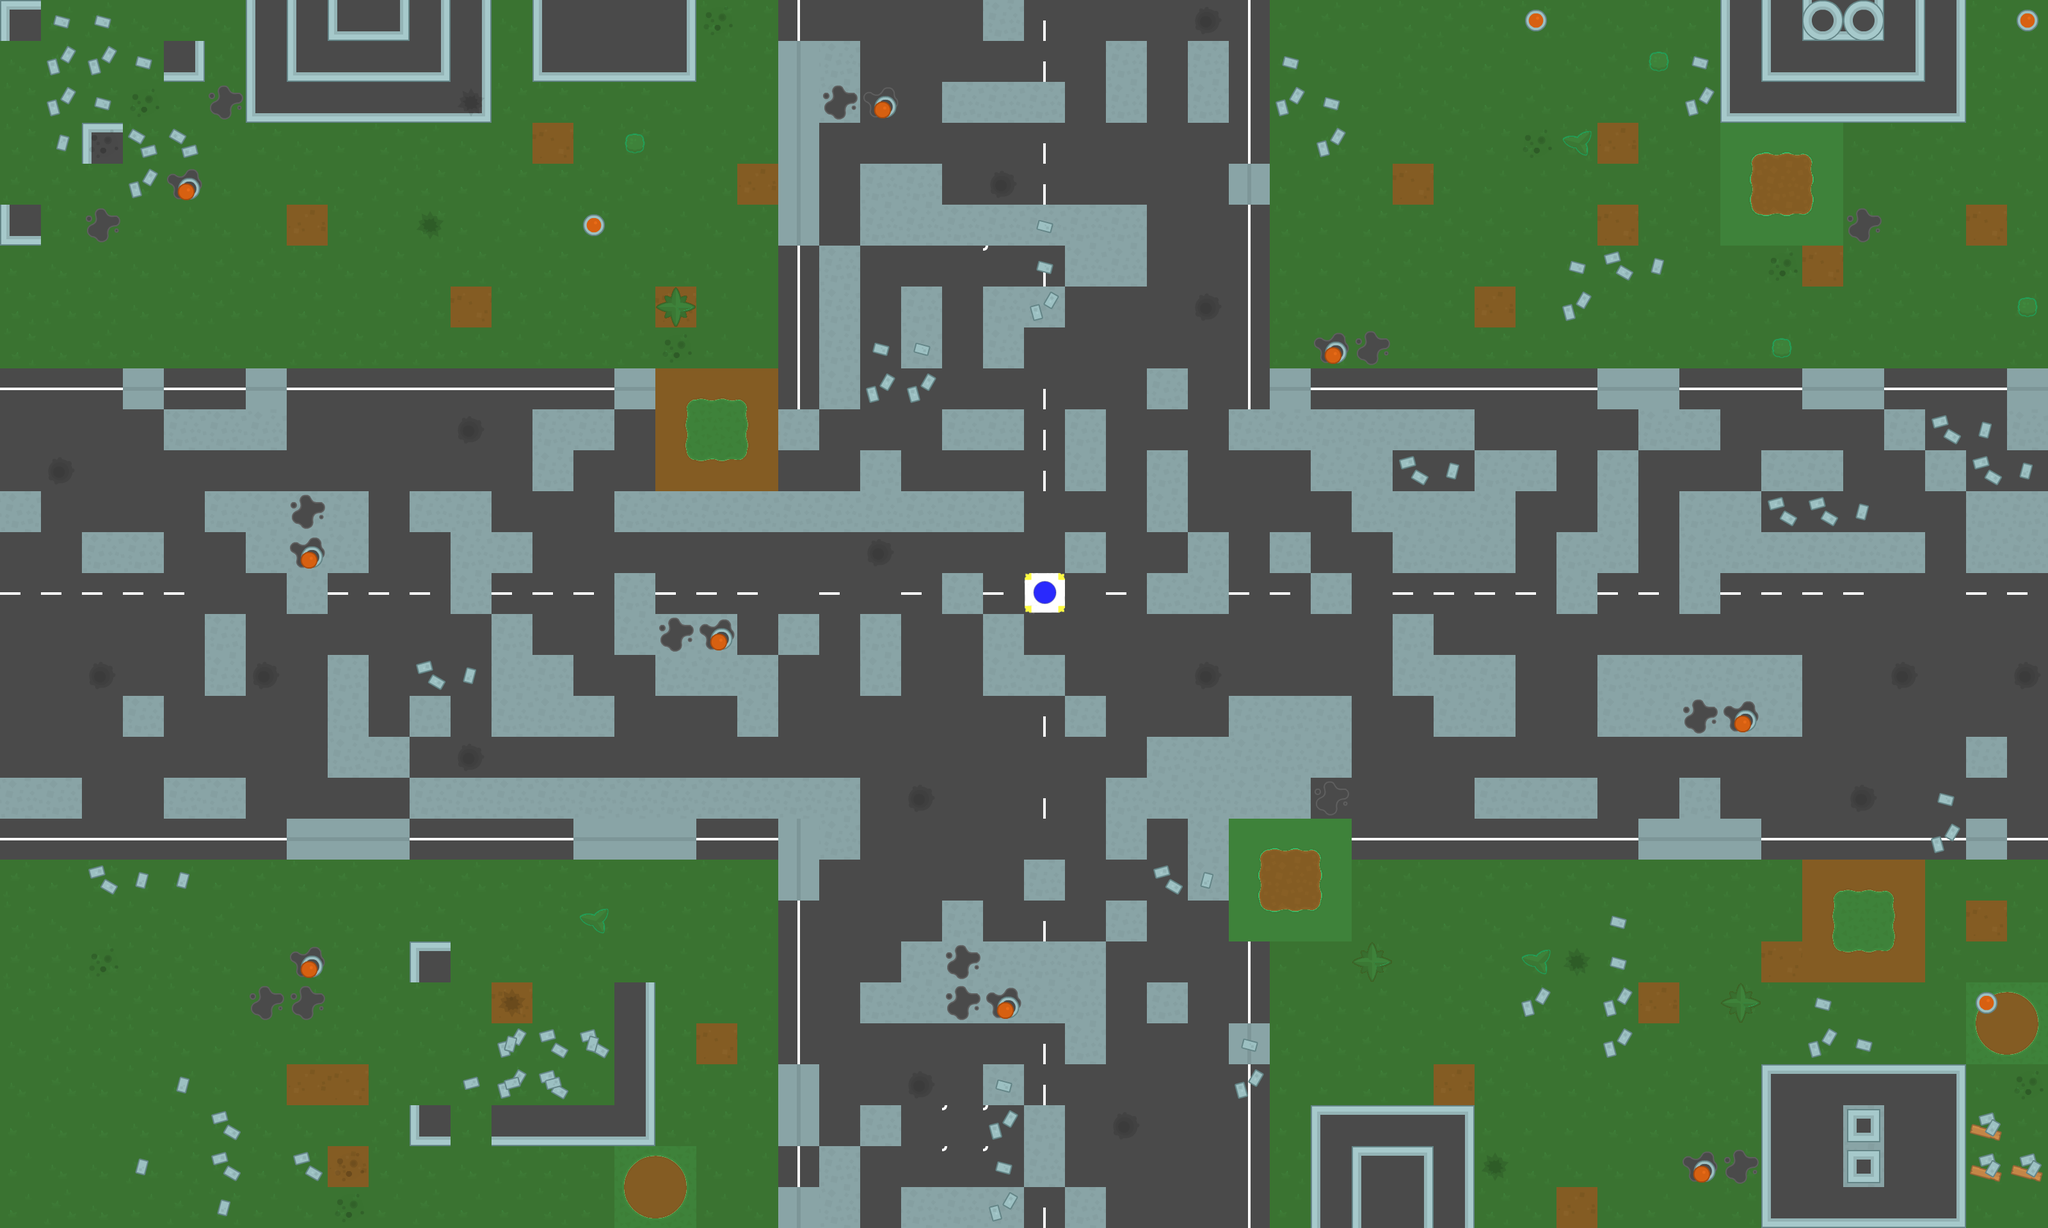

A level layout from a 2D game, rendered from its tile map. Below: a short description, then the map file with tile-grid data replaced by summaries:
An orthogonal 50x30 tile map with 64x64 px tiles, 4 tile layers (Слой тайлов 4, Слой тайлов 2, Слой тайлов 3, Слой тайлов 4), 3 tilesets and 31 objects (17x wall, 6x mob_2, 5x mob_1, 2x health, player).

<map version="1.5" tiledversion="1.5.0" orientation="orthogonal" renderorder="right-down" width="50" height="30" tilewidth="64" tileheight="64" infinite="0" nextlayerid="8" nextobjectid="36">
 <tileset firstgid="1" source="spritesheet_tiles9.tsx" />
 <tileset firstgid="541" source="towerDefense_tilesheet.tsx" />
 <tileset firstgid="840" source="машина.tsx" />
 <layer id="7" name="Слой тайлов 4" width="50" height="30">
  <data>[1500 cells, 15 non-empty, 1 distinct tile ids]</data>
 </layer>
 <layer id="2" name="Слой тайлов 2" width="50" height="30">
  <data>[1500 cells, 1500 non-empty, 44 distinct tile ids]</data>
 </layer>
 <layer id="3" name="Слой тайлов 3" width="50" height="30">
  <data>[1500 cells, 165 non-empty, 23 distinct tile ids]</data>
 </layer>
 <layer id="4" name="Слой тайлов 4" width="50" height="30">
  <data>[1500 cells, 7 non-empty, 2 distinct tile ids]</data>
 </layer>
 <objectgroup id="5" name="Слой объектов 1">
  <object id="1" name="wall" x="387.879" y="-6.06061" width="375.758" height="193.939" />
  <object id="2" name="wall" x="2690.91" y="-6.06041" width="375.758" height="193.939" />
  <object id="3" name="wall" x="2045.45" y="1730.3" width="251.515" height="200" />
  <object id="5" name="wall" x="2757.58" y="1663.64" width="312.121" height="251.515" />
  <object id="6" name="wall" x="833.333" y="-6.06061" width="254.545" height="130.303" />
  <object id="7" name="wall" x="636.364" y="1469.7" width="69.697" height="66.6667" />
  <object id="11" name="wall" x="640" y="1728.67" width="64" height="61.3333" />
  <object id="12" name="wall" x="959.333" y="1537.33" width="64.6667" height="240" />
  <object id="13" name="wall" x="768.667" y="1728" width="192.667" height="65.3333" />
  <object id="14" name="wall" x="2732.12" y="231.03" width="99.758" height="105.939" />
  <object id="15" name="wall" x="1062.12" y="623.03" width="99.758" height="105.939" />
  <object id="16" name="wall" x="974.121" y="1832.36" width="99.758" height="72.6057" />
  <object id="17" name="wall" x="1966.12" y="1323.03" width="99.758" height="105.939" />
  <object id="18" name="wall" x="2818.12" y="1355.03" width="51.758" height="181.939" />
  <object id="19" name="wall" x="2962.12" y="1347.03" width="39.758" height="189.939" />
  <object id="20" name="wall" x="2800.12" y="1349.03" width="207.758" height="53.939" />
  <object id="21" name="wall" x="2804.12" y="1489.03" width="207.758" height="53.939" />
  <object id="22" name="player" x="1603" y="898" width="59" height="60" />
  <object id="23" name="mob_1" x="3157.58" y="593.939" width="30.303" height="33.3333" />
  <object id="24" name="mob_1" x="3151.52" y="780.303" width="30.303" height="33.3333" />
  <object id="25" name="mob_1" x="3157.58" y="977.273" width="30.303" height="33.3333" />
  <object id="26" name="mob_1" x="3154.55" y="1134.85" width="30.303" height="33.3333" />
  <object id="27" name="mob_1" x="3142.42" y="1301.52" width="30.303" height="33.3333" />
  <object id="28" name="mob_2" x="16.8485" y="647.333" width="30.303" height="33.3333" />
  <object id="29" name="mob_2" x="4.8485" y="775.333" width="30.303" height="33.3333" />
  <object id="30" name="mob_2" x="4.8485" y="939.333" width="30.303" height="33.3333" />
  <object id="31" name="mob_2" x="-3.1515" y="1063.33" width="30.303" height="33.3333" />
  <object id="32" name="mob_2" x="8.8485" y="1167.33" width="30.303" height="33.3333" />
  <object id="33" name="mob_2" x="8.8485" y="1267.33" width="30.303" height="33.3333" />
  <object id="34" name="health" x="856" y="1817.33" width="25.3333" height="28" />
  <object id="35" name="health" x="2648.48" y="30.303" width="27.2727" height="27.2727" />
 </objectgroup>
</map>
